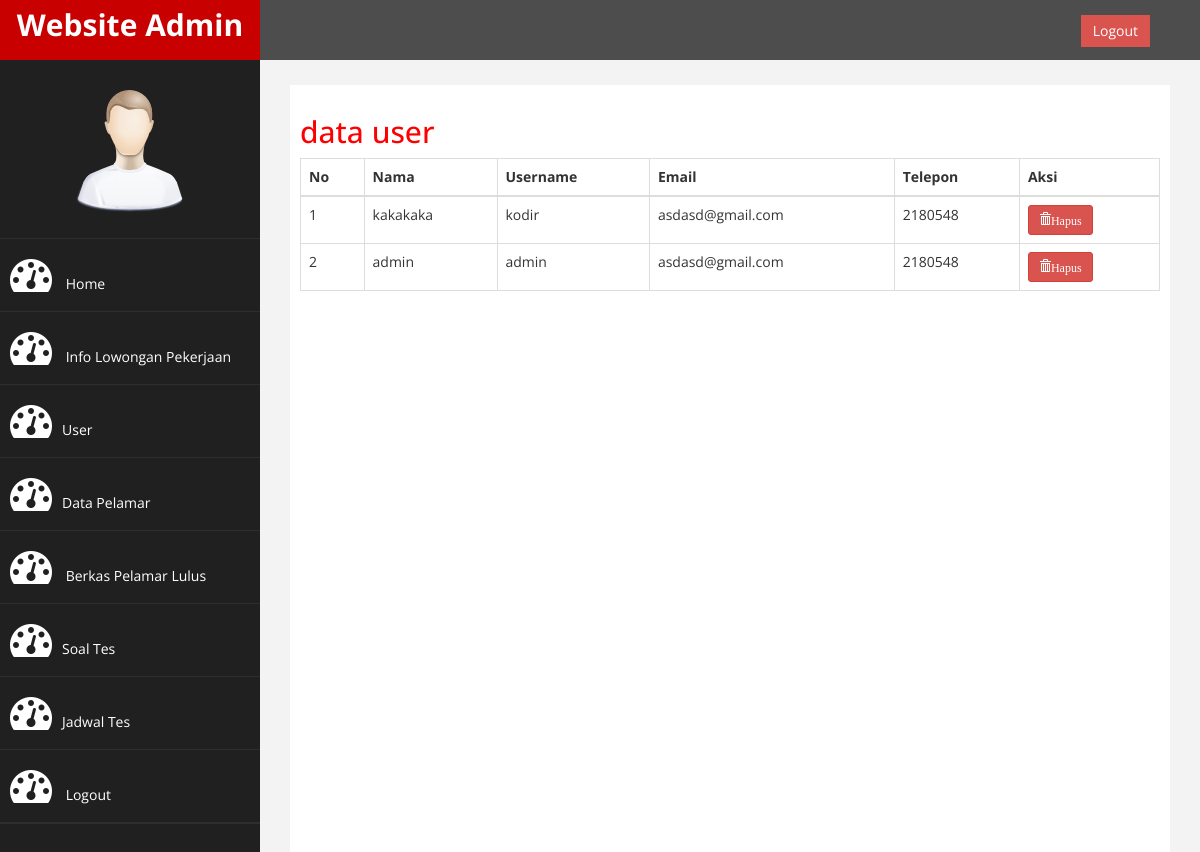
Page /admin/index.php?halaman=user (signed in) on the earlier database version.
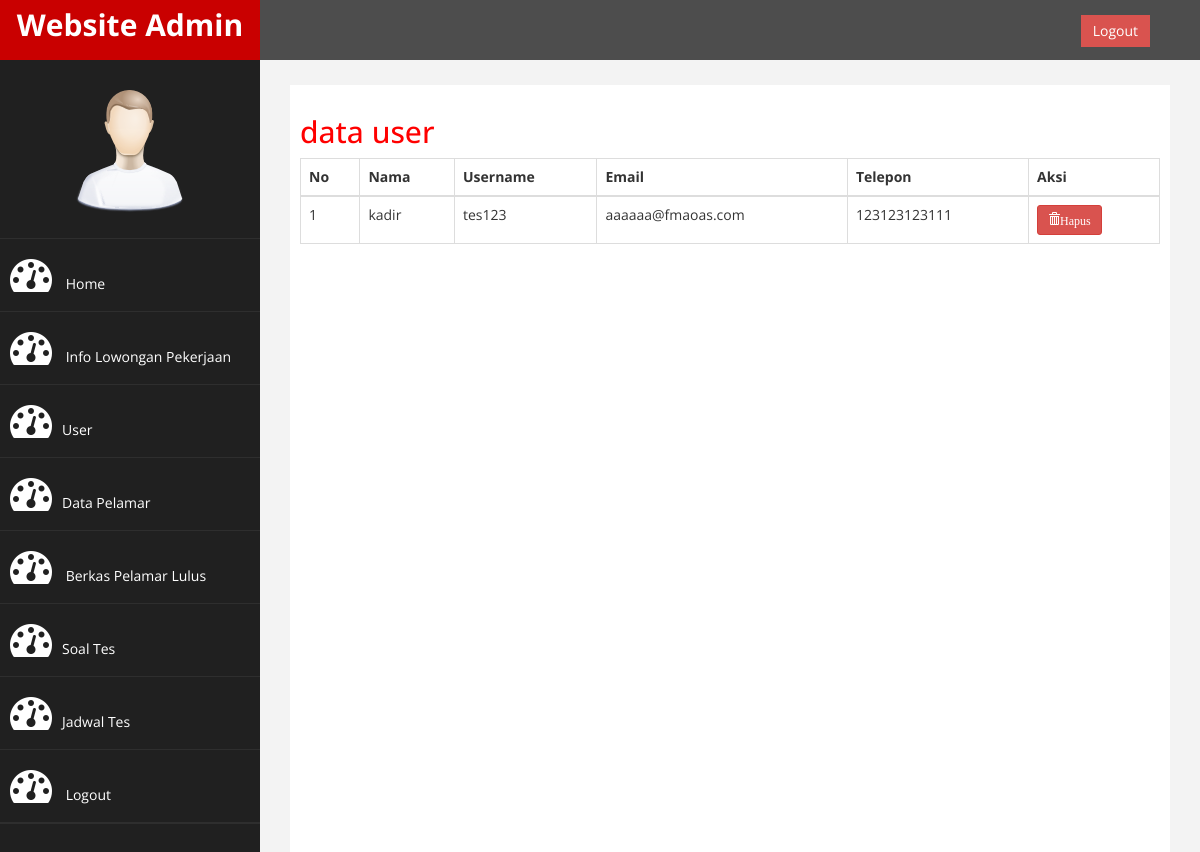
Same page on the later database version.
### tables this page shows
CREATE TABLE `user` (
  `id_user` int(15) NOT NULL,
  `nama` varchar(30) NOT NULL,
  `username` varchar(35) NOT NULL,
  `password` varchar(20) NOT NULL,
  `confirm_password` varchar(20) NOT NULL,
  `email` varchar(20) NOT NULL,
  `no_telp` varchar(20) NOT NULL
);

### admin/user.php (the view)
<h2>data user</h2>
<table class="table table-bordered">
	<thead>
		<tr>
			<th>
				No
			</th>
			<th>
				Nama
			</th>
			<th>
				Username
			</th>
			<th>
				Email
			</th>
			<th>
				Telepon
			</th>
			<th>
				Aksi
			</th>
		</tr>
	</thead>
	<tbody>
		<?php $nomor=1; ?>
		<?php $ambil = $koneksi->query("SELECT * FROM user"); ?>
		<?php while($pecah = $ambil->fetch_assoc()) { ?>
		<tr>
			<td><?php echo $nomor; ?></td>
			<td><?php echo $pecah['nama']; ?></td>
			<td><?php echo $pecah['username']; ?></td>
			<td><?php echo $pecah['email']; ?></td>
			<td><?php echo $pecah['no_telp']; ?></td>
			<td>
				<a href="index.php?halaman=hapusdatauser&id=<?php echo $pecah['id_user']; ?>" class="btn btn-danger btn-sm"><i class="glyphicon glyphicon-trash">Hapus</i></a>
			</td>
		</tr>
		<?php $nomor++; ?>
		<?php } ?>
	</tbody>
</table>

### admin/index.php (shortened to what this page needs)
<?php
include '../koneksi.php';
?>
<!DOCTYPE html>
<html xmlns="http://www.w3.org/1999/xhtml">
<head>
    <link href="assets/css/bootstrap.css" rel="stylesheet" />
    <link href="assets/css/font-awesome.css" rel="stylesheet" />
    <link href="assets/js/morris/morris-0.4.3.min.css" rel="stylesheet" />
    <link href="assets/css/custom.css" rel="stylesheet" />
</head>
<body>
    <div id="wrapper">
        <nav class="navbar navbar-default navbar-cls-top " role="navigation" style="margin-bottom: 0">
            <div class="navbar-header">
                <a class="navbar-brand" href="index.php">Website Admin</a>
            </div>
  <div style="color: white;
padding: 15px 50px 5px 50px;
float: right;
font-size: 16px;"> <a href="logout.php" class="btn btn-danger square-btn-adjust">Logout</a> </div>
        </nav>
                <nav class="navbar-default navbar-side" role="navigation">
            <div class="sidebar-collapse">
                <ul class="nav" id="main-menu">
				<li class="text-center">
                    <img src="assets/img/find_user.png" class="user-image img-responsive"/>
					</li>
                    <li> <a href="index.php"><i class="fa fa-dashboard fa-3x"></i> Home</a></li>
                     <li> <a href="index.php?halaman=lowongan"><i class="fa fa-dashboard fa-3x"></i> Info Lowongan Pekerjaan</a></li>
                    <li> <a href="index.php?halaman=user"><i class="fa fa-dashboard fa-3x"></i>User</a></li>
                    <li> <a href="index.php?halaman=datapelamar"><i class="fa fa-dashboard fa-3x"></i>Data Pelamar</a></li>
                    <li> <a href="index.php?halaman=berkaspelamarlulus"><i class="fa fa-dashboard fa-3x"></i> Berkas Pelamar Lulus</a></li>
                    <li> <a href="index.php?halaman=soaltes"><i class="fa fa-dashboard fa-3x"></i>Soal Tes </a></li>
                    <li> <a href="index.php?halaman=jadwal"><i class="fa fa-dashboard fa-3x"></i>Jadwal Tes </a></li>
                    <li> <a href="index.php?halaman=logout"><i class="fa fa-dashboard fa-3x"></i> Logout</a></li>
                     <li>
                    </li>
                </ul>
            </div>
        </nav>
        <div id="page-wrapper" >
            <div id="page-inner">
            <?php
                if (isset($_GET['halaman']))
                {
                    if ($_GET['halaman']=="user")
                    {
                        include 'user.php';
                    }
                }
                else
                {
                    include 'home.php';
                }
            ?>
            </div>
            </div>
        </div>
</body>
</html>

### admin/assets/css/custom.css (style rules this page uses)
body { font-family: 'Open Sans', sans-serif; }
#wrapper { width: 100%; background:#202020; }
#page-wrapper { padding: 15px 15px; min-height: 600px; background:#F3F3F3; }
#page-inner { width:100%; margin:10px 20px 10px 0px; background-color:#fff!important; padding:10px; min-height:1200px; }
.text-center { text-align:center; }
h2 { color: #f00; }
.square-btn-adjust { border: 0px solid transparent; -webkit-border-radius: 0px; -moz-border-radius: 0px; border-radius: 0px; }
.user-image { margin: 25px auto; -webkit-border-radius: 10px; -moz-border-radius: 10px; border-radius: 10px; max-height:170px; max-width:170px; }
.navbar-cls-top .navbar-brand { color: #fff; background: #C90000; width: 260px; text-align: center; height: 60px; font-size: 30px; font-weight: 700; }
.sidebar-collapse , .sidebar-collapse .nav { background:none; }
.sidebar-collapse .nav { padding:0; }
.sidebar-collapse .nav > li > a { color:#fff; background:#202020; text-shadow:none; }
.sidebar-collapse > .nav > li > a { padding:15px 10px; }
.sidebar-collapse > .nav > li { border-bottom: 1px solid rgba(107, 108, 109, 0.19); }
.navbar-side { border:none; background-color: #202020; }
.navbar-cls-top { background:#4D4D4D; border-bottom:none; }
.navbar-default { border:0px solid black; }
.navbar-header { background: #A70303; }
.nav > li > a > i { margin-right:10px; }
@media (min-width:768px) { #page-wrapper { margin: 0 0 0 260px; padding: 15px 30px; min-height: 1200px; } }
@media (min-width:768px) { .navbar-side { z-index: 1; position: absolute; width: 260px; } }
@media (min-width:768px) { .navbar { border-radius: 0px; } }

Differences in the rows shown:
removed user: nama "kakakaka", username "kodir", email "asdasd@gmail.com", no_telp "2180548"
removed user: nama "admin", username "admin", email "asdasd@gmail.com", no_telp "2180548"
added user: nama "kadir", username "tes123", email "aaaaaa@fmaoas.com", no_telp "123123123111"
